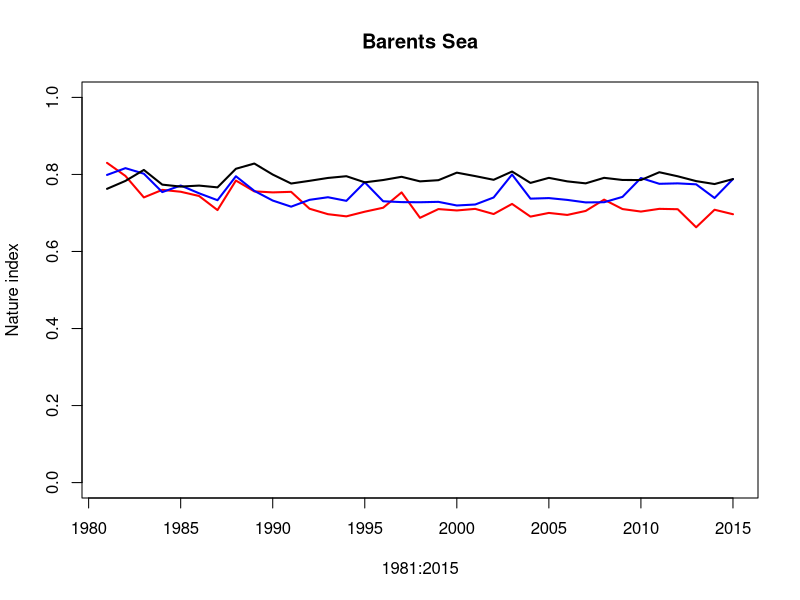
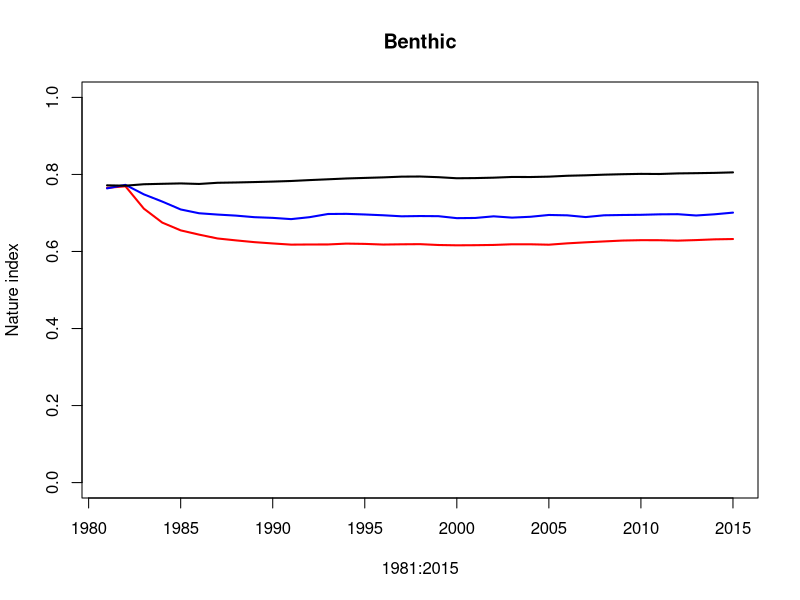
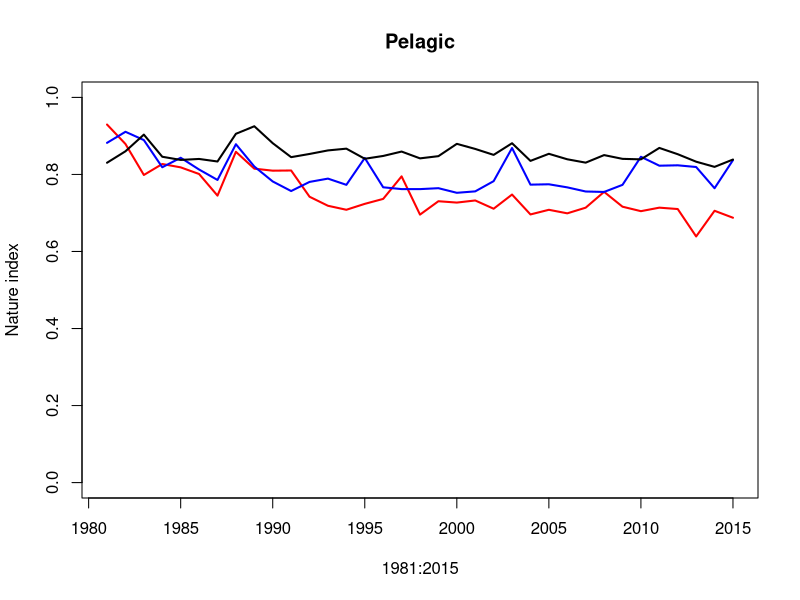

Reproduce these figures in R, in order. (Note: this script raises an error after producing the figures.)
library(tidyverse)
# The script calculates the Nature Index from the output of model simulations of the Barents Sea.
# Barent Sea model ....
#
# Indicators: biomass
#
# Reference values are estimated from 

# Functions that scale indicator observations
# Used when there are uncertainties in the indicator observations or reference values.
# So far not used in the Barents Sea calculations.

scaleobs<-function(ValueID=1:2,FK_OmraadeID=rep(1,2),FK_IndicatorID=rep(1,2),FK_RefAarID=c(0,1),nsim=100,
                   bootmat=matrix(1,nrow = 2,ncol = nsim),ref.value.code=0,IndicatorID=1,FK_Scalingmodel=1){
  
  
  Reference.values <- FK_RefAarID == ref.value.code
  refmat <- 0*bootmat
  valuemat <- bootmat
  N.values <- length(ValueID)
  
  for (i in 1:N.values) {
    refmat[i,] <- bootmat[Reference.values & FK_OmraadeID == FK_OmraadeID[i],]
  }
  
  scaled.bootmat <- valuemat/refmat
  dimnames(scaled.bootmat)[[1]] <- ValueID
  
  model.mat <- matrix(1,nrow=N.values,ncol=nsim)
  FK_Scalingmodel <- as.character(FK_Scalingmodel)
  for (i in 1:N.values) {
    model.mat[i,] <- rep(FK_Scalingmodel[IndicatorID == FK_IndicatorID[i]],nsim)
  }
  scaled.bootmat[model.mat == 2] <- (-1)*scaled.bootmat[model.mat == 2] + 2
  scaled.bootmat[scaled.bootmat < 0] <- 0.0
  scaled.bootmat[scaled.bootmat > 1] <- 1.0
  if (!(is.matrix(scaled.bootmat))) {scaled.bootmat <- t(matrix(scaled.bootmat))}
  
  return(scaled.bootmat)
}

# Functions that calculate weights

calculate.fidelity.weights <- function(fidelity = NULL,
                                       functional.group = NULL, 
                                       presence = NULL) {
  
  # Function that calculates fidelity weights
  # functional.groups could be integer, character or factor
  
  fidelity.matrix <- matrix(rep(fidelity,1,each=dim(presence)[1]),ncol=dim(presence)[2])*presence
  fidelity.weight <- fidelity.matrix*0
  
  if (dim(fidelity.matrix)[1] > 1) {
    for (lev in unique(functional.group)) {
      fidelity.weight[,functional.group == lev] <- 
        fidelity.matrix[,functional.group == lev]/
        rowSums(as.matrix(fidelity.matrix[,functional.group == lev]))
    }
  }
  if (dim(fidelity.matrix)[1] == 1) {
    for (lev in unique(functional.group)) {
      fidelity.weight[,functional.group == lev] <- 
        fidelity.matrix[,functional.group == lev]/
        rowSums(t(as.matrix(fidelity.matrix[,functional.group == lev])))
    }
  }
  
  fidelity.weight[is.nan(fidelity.weight)] <- 0
  
  return(fidelity.weight)
}

#-------------

calculate.trophic.weights <- function(functional.group = NULL, 
                                      presence = NULL, 
                                      key.indicator.code = "key",
                                      code.for.absence = 0,
                                      weights.key.indicators = 0.5) {
  
  # Function that calculates trophic weights
  # functional.groups could be integer, character or factor
  
  count.func.group <- function(functional.group, 
                               key.indicator.code = "key",
                               code.for.absence = 0) {
    # Function that counts the number of functional groups other than key indicators
    # in a set of indicators
    
    return(length(unique(functional.group[!(functional.group %in% c(code.for.absence,
                                                                    key.indicator.code))])))
  }
  
  check.for.key.indicators <- function(functional.group,
                                       key.indicator.code = "key") {
    # Function that checks for key indicators among a set of indicators
    
    return(key.indicator.code %in% functional.group)
  }
  
  assign.trophic.weights <- function(functional.group,
                                     n.functional.group,
                                     key.indicators.present, 
                                     key.indicator.code = "key",
                                     code.for.absence = 0,
                                     w = 0.5) {
    # Function that assigns trophic weights to each indicator observed in a BSunit.
    
    # trophic weight for key indicators
    
    trophic.weight <- (functional.group*0) +
      (functional.group == key.indicator.code)*(w + (1-w)*(n.functional.group == 0))
    
    # trophic weight for nonkey indicators
    
    n.functional.group[n.functional.group == 0] <- 1
    trophic.weight <- trophic.weight +
      ((!(functional.group %in% c(code.for.absence,key.indicator.code)))*
         ((1-(w*key.indicators.present))/n.functional.group))
    return(trophic.weight)
  }
  
  if (is.character(functional.group)) {functional.group <- as.factor(functional.group)}
  
  if (is.factor(functional.group)) {
    key.indicator.code <- which(levels(functional.group) == key.indicator.code)
    if (length(key.indicator.code) == 0) {key.indicator.code <- length(levels(functional.group))+10}
    functional.group <- as.integer(functional.group)
    code.for.absence <- 0
  }
  
  functional.group.matrix <- matrix(rep(functional.group,1,each=dim(presence)[1]),
                                    ncol=dim(presence)[2])
  functional.group.matrix <- functional.group.matrix*presence + (!presence)*code.for.absence
  
  n.functional.group <- apply(functional.group.matrix,1,count.func.group,
                              key.indicator.code,code.for.absence)
  key.indicators.present <- apply(functional.group.matrix,1,check.for.key.indicators,
                                  key.indicator.code)
  
  return(apply(functional.group.matrix,2,assign.trophic.weights,
               n.functional.group,key.indicators.present,
               key.indicator.code,code.for.absence,w))
}

#-------------

calculate.BSunit.weights <- function(fidelity,
                                     functional.group, 
                                     presence, 
                                     key.indicator.code = "key",
                                     code.for.absence = 0,
                                     w = 0.5) {
  
  # Function that calculates BSunit.weights. 
  # BSunit.weights are the product of fidelity weights and trophic weights.
  # NI for BSunits is the weighted average of scaled indicator observations within the BSunit
  # using BSunit.weights as weights.
  # BSunit.weights should therefore sum to 1 within each BS-unit.
  
  fidelity.weights <- calculate.fidelity.weights(fidelity, 
                                                 functional.group, 
                                                 presence)
  trophic.weights <- calculate.trophic.weights(functional.group, 
                                               presence, 
                                               key.indicator.code, 
                                               code.for.absence, 
                                               w)
  return(fidelity.weights*trophic.weights)
}

#----------------

#Next two functions are not used in the Barents Sea calculations as there is 
#only one spatial unit in the analysis

#calculate.area.weights <- function(BSunit.area = NULL,
#                                   NIunits = NULL) {
#  
#  # Function that calculates area weights
#  
#  area.weights <- NIunits*0
#  for (i in 1:(dim(area.weights)[2])) {
#    tot.area <- sum(BSunit.area[NIunits[,i] == 1])
#    area.weights[,i] <- BSunit.area*NIunits[,i]/tot.area
#  }
#  return(area.weights)
#}
#
##----------------
#
#
#calculate.NI.weights <- function(BSunit.area = NULL,
#                                 NIunits = NULL,
#                                 fidelity = NULL,
#                                 functional.group = NULL, 
#                                 presence = NULL,
#                                 key.indicator.code = "key",
#                                 code.for.absence = 0,
#                                 w = 0.5) {
#  
#  # Function that calculates weights used in the calculation of the Nature Index for a set of NIunits
#  
#  BSunit.weights <- calculate.BSunit.weights(fidelity, functional.group, presence, key.indicator.code, 
#                                             code.for.absence,w)
#  area.weights <- calculate.area.weights(BSunit.area,NIunits)
#  
#  NI.weights <- vector("list",dim(NIunits)[2])
#  names(NI.weights) <- dimnames(NIunits)[[2]]
#  
#  for (i in 1:dim(NIunits)[2]) {
#    NI.weights[[i]] <- BSunit.weights*
#      matrix(rep(area.weights[,i],dim(BSunit.weights)[2]),ncol=dim(BSunit.weights)[2])
#    dimnames(NI.weights[[i]]) <- dimnames(presence)
#  }
#  
#  return(NI.weights)
#}

# FIRST CALCULATION. 
# REFERENCE VALUES CONSTANT, REFERENCE VALUES READ FROM "virgin_biomass_natureindex"

# Read input data
fmsy0_natureindex<- read.csv("nature_index/scenarios/adjusted/fmsy0_natureindex_adj.csv")
fmsy1_natureindex<- read.csv("nature_index/scenarios/adjusted/fmsy1_natureindex_adj.csv")
fmsy2_natureindex<- read.csv("nature_index/scenarios/adjusted//fmsy2_natureindex_adj.csv")
virgin_biomass_natureindex<- read.csv("nature_index/scenarios/adjusted/virgin_biomass_natureindex_adj.csv")
ni_indicators_noba<- read.csv("nature_index/scenarios/adjusted/ni_indicators_noba_adj.csv")

valuemat_fmsy0 <- as.matrix(fmsy0_natureindex[,4:38])
dimnames(valuemat_fmsy0)[[1]] <- fmsy0_natureindex[,2]
dimnames(valuemat_fmsy0)[[2]] <- 1981:2015

valuemat_fmsy1 <- as.matrix(fmsy1_natureindex[,4:38])
dimnames(valuemat_fmsy1)[[1]] <- fmsy1_natureindex[,2]
dimnames(valuemat_fmsy1)[[2]] <- 1981:2015

valuemat_fmsy2 <- as.matrix(fmsy2_natureindex[,4:38])
dimnames(valuemat_fmsy2)[[1]] <- fmsy2_natureindex[,2]
dimnames(valuemat_fmsy2)[[2]] <- 1981:2015

valuemat_virgin<- as.matrix(virgin_biomass_natureindex[,5]) #4=VB, 5=2100
dimnames(valuemat_virgin)[[1]]<- virgin_biomass_natureindex[,2]

# Read or calculate reference values


refmat <- matrix(rep(virgin_biomass_natureindex[,5],dim(valuemat_virgin)[2]), #also change here for 2100
                 nrow = dim(valuemat_virgin)[1], ncol=dim(valuemat_virgin)[2])

refmat<- as.vector(refmat)
# Scale indicators according to the LOW model
  
scaled.bootmat_fmsy0 <- valuemat_fmsy0/refmat
scaled.bootmat_fmsy0[scaled.bootmat_fmsy0 < 0] <- 0.0
scaled.bootmat_fmsy0[scaled.bootmat_fmsy0 > 1] <- 1.0

scaled.bootmat_fmsy1 <- valuemat_fmsy1/refmat
scaled.bootmat_fmsy1[scaled.bootmat_fmsy1 < 0] <- 0.0
scaled.bootmat_fmsy1[scaled.bootmat_fmsy1 > 1] <- 1.0

scaled.bootmat_fmsy2 <- valuemat_fmsy2/refmat
scaled.bootmat_fmsy2[scaled.bootmat_fmsy2 < 0] <- 0.0
scaled.bootmat_fmsy2[scaled.bootmat_fmsy2 > 1] <- 1.0

# CALCULATE WEIGHTS.

# Create input objects to the weight calculations

#The indicators fidelity to the Barents Sea, pelagic and bethic systems.



fidelity.pelagic <- ni_indicators_noba[,"fidelity_pelagic"] > 0
fidelity.benthic <- ni_indicators_noba[,"fidelity_benthic"] > 0


functional.group <- ni_indicators_noba[,"fk_func_groupID"]
fidelity.whole.ecosystem <- rep(1,length(functional.group))
#Option to reduce the number of functional groups. Lumps all top predators 
#into one group and all intermediate predators into one group

functional.group[functional.group == 9] <- 8
functional.group[functional.group == 2] <- 1

#Option to include key elements. If skipped, there are no key elements
#recognized in the calculation, instead the candidate key elements are treated just like the
#other indicators

functional.group[ni_indicators_noba[,"key_element"]] <- 10

key.indicator.code <- c(10) # Necessary input to weight calculation
code.for.absence <- c(0)
functional.group.benthic <- functional.group*fidelity.benthic
functional.group.pelagic <- functional.group*fidelity.pelagic

# ICunits corresponds to the matrix "presence" that appears in the functions for calculating weights.
# For the Barents Sea calculations, there is only one spatial unit where all indicators are present.
# So, in order to calculate weighgts correctly, using the above functions,
# ICunit should be an 1 x n.ind matrix containing the sequence 1:n.ind, while
# NIunits should be an 1 x 1 matrix of 1.

ICunits <- t(as.matrix(1:length(functional.group)))
dimnames(ICunits)[[1]] <- as.list("Barents Sea")
dimnames(ICunits)[[2]] <- ni_indicators_noba$indicator_name

NIunits <- as.matrix(1)
dimnames(NIunits)[[1]] <- as.list(dimnames(ICunits)[[1]])
dimnames(NIunits)[[2]] <- as.list("Barents Sea")

w = 0.5 # The total weight given to key indicators, when key indicators are present in the data.

Indicator.weights.whole.ecosystem <- calculate.BSunit.weights(fidelity.whole.ecosystem,
                         functional.group, 
                         (ICunits > 0), 
                         key.indicator.code,
                         code.for.absence,
                         w)

Indicator.weights.pelagic <- calculate.BSunit.weights(fidelity.pelagic,
                                              functional.group.pelagic, 
                                              (ICunits > 0), 
                                              key.indicator.code,
                                              code.for.absence,
                                              w)

Indicator.weights.benthic <- calculate.BSunit.weights(fidelity.benthic,
                                              functional.group.benthic, 
                                              (ICunits > 0), 
                                              key.indicator.code,
                                              code.for.absence,
                                              w)

# CALCULATE NATURE INDEX VALUES
# In the case of the Barents Sea simulations, NIs (vector of length n.time) is calculated as 
# the matrix product between Indicator,weights (1 x n.ind matrix) and 
# scaled.bootmat (n.ind x n.time matrix)


nature.index_fmsy0 <- Indicator.weights.whole.ecosystem %*% scaled.bootmat_fmsy0
nature.index_fmsy1 <- Indicator.weights.whole.ecosystem %*% scaled.bootmat_fmsy1
nature.index_fmsy2 <- Indicator.weights.whole.ecosystem %*% scaled.bootmat_fmsy2

as.data.frame(nature.index_fmsy0) %>% gather(year, score, 1:35) -> fmsy0
fmsy0$scenario<- "fmsy0"
as.data.frame(nature.index_fmsy1) %>% gather(year, score, 1:35) -> fmsy1
fmsy1$scenario<- "fmsy1"

as.data.frame(nature.index_fmsy2) %>% gather(year, score, 1:35) -> fmsy2
fmsy2$scenario<- "fmsy2"

index3<- rbind(fmsy0, fmsy1, fmsy2)
index3$year<- as.integer(index3$year)

plot(1981:2015,nature.index_fmsy2,ylim = c(0,1),type="l",col="red",lwd=2,ylab="Nature index")
lines(1981:2015,nature.index_fmsy1,col="blue",lwd=2)
lines(1981:2015,nature.index_fmsy0,col="black",lwd=2)
title("Barents Sea")

a<- ggplot(index3, aes(year,score)) + 
  geom_line(aes(colour=scenario)) + 
  ylim(0.25,1)+ggtitle("Norway Nature Index for the Barents Sea")+
  theme_bw()+
  theme(axis.text=element_text(size=15))+theme(axis.title.x=element_text(size=25))+
  theme(axis.title.y=element_text(size=25))+ theme(legend.text=element_text(size=25))+
  theme(legend.title=element_text(size=25))+
  xlab("Year")+
  ylab("Score")+ theme(legend.position="none")

nature.index_fmsy0.benthic <- Indicator.weights.benthic %*% scaled.bootmat_fmsy0
nature.index_fmsy1.benthic <- Indicator.weights.benthic %*% scaled.bootmat_fmsy1
nature.index_fmsy2.benthic <- Indicator.weights.benthic %*% scaled.bootmat_fmsy2

as.data.frame(nature.index_fmsy0.benthic) %>% gather(year, score, 1:35) -> fmsy0_benthic
fmsy0_benthic$scenario<- "fmsy0"
as.data.frame(nature.index_fmsy1.benthic) %>% gather(year, score, 1:35) -> fmsy1_benthic
fmsy1_benthic$scenario<- "fmsy1"

as.data.frame(nature.index_fmsy2.benthic) %>% gather(year, score, 1:35) -> fmsy2_benthic
fmsy2_benthic$scenario<- "fmsy2"
benthic_nni<- rbind(fmsy0_benthic, fmsy1_benthic, fmsy2_benthic)
benthic_nni$year<- as.integer(benthic_nni$year)

plot(1981:2015,nature.index_fmsy2.benthic,ylim = c(0,1),type="l",col="red",lwd=2,ylab="Nature index")
lines(1981:2015,nature.index_fmsy1.benthic,col="blue",lwd=2)
lines(1981:2015,nature.index_fmsy0.benthic,col="black",lwd=2)
title("Benthic")
b<- ggplot(benthic_nni, aes(year,score)) +
  geom_line(aes(colour=scenario)) +
  ylim(0.25,1)+ggtitle("Benthic Norway Nature Index for the Barents Sea")+
  theme_bw()+
  theme(axis.text=element_text(size=15))+theme(axis.title.x=element_text(size=25))+
  theme(axis.title.y=element_text(size=25))+ theme(legend.text=element_text(size=25))+
  theme(legend.title=element_text(size=25))+
  xlab("Year")+
  ylab("Score")+ theme(legend.position="none")

nature.index_fmsy0.pelagic <- Indicator.weights.pelagic %*% scaled.bootmat_fmsy0
nature.index_fmsy1.pelagic <- Indicator.weights.pelagic %*% scaled.bootmat_fmsy1
nature.index_fmsy2.pelagic <- Indicator.weights.pelagic %*% scaled.bootmat_fmsy2

as.data.frame(nature.index_fmsy0.pelagic) %>% gather(year, score, 1:35) -> fmsy0_pelagic
fmsy0_pelagic$scenario<- "fmsy0"
as.data.frame(nature.index_fmsy1.pelagic) %>% gather(year, score, 1:35) -> fmsy1_pelagic
fmsy1_pelagic$scenario<- "fmsy1"

as.data.frame(nature.index_fmsy2.pelagic) %>% gather(year, score, 1:35) -> fmsy2_pelagic
fmsy2_pelagic$scenario<- "fmsy2"
pelagic_nni<- rbind(fmsy0_pelagic, fmsy1_pelagic, fmsy2_pelagic)
pelagic_nni$year<- as.integer(pelagic_nni$year)

c<- ggplot(pelagic_nni, aes(year,score)) + 
  geom_line(aes(colour=scenario)) + ylim(0.25,1)+
  xlim(1981, 2015)+
  ggtitle("Pelagic Norway Nature Index for the Barents Sea")+
  theme_bw()+
  theme(axis.text=element_text(size=15))+theme(axis.title.x=element_text(size=25))+
  theme(axis.title.y=element_text(size=25))+ theme(legend.text=element_text(size=25))+
  theme(legend.title=element_text(size=25))+
  xlab("Year")+
  ylab("Score")+ theme(legend.position="none")+ theme(legend.position="none")

legend<- ggplot(pelagic_nni, aes(year,score)) + 
  geom_line(aes(colour=scenario)) + ylim(0.25,1)+
  xlim(1981, 2015)+
  ggtitle("Pelagic Norway Nature Index for the Barents Sea")+
  theme_bw()+
  theme(axis.text=element_text(size=15))+theme(axis.title.x=element_text(size=25))+
  theme(axis.title.y=element_text(size=25))+ theme(legend.text=element_text(size=25))+
  theme(legend.title=element_text(size=25))+
  xlab("Year")+
  ylab("Score")

plot(1981:2015,nature.index_fmsy2.pelagic,ylim = c(0,1),type="l",col="red",lwd=2,ylab="Nature index")
lines(1981:2015,nature.index_fmsy1.pelagic,col="blue",lwd=2)
lines(1981:2015,nature.index_fmsy0.pelagic,col="black",lwd=2)
title("Pelagic")

# 
prow<- plot_grid(a, b, c, labels = c("A", "B", "C"), align = "h", ncol=3)
legend<- get_legend(legend)
plot_grid(prow, legend, rel_widths = c(3, .3))


write.csv(index3, "nature_index/ni_scores.csv", row.names=F)
write.csv(benthic_nni, "nature_index/ni_benthic.csv", row.names = F)
write.csv(pelagic_nni, "nature_index/ni_pelagic.csv", row.names = F)
